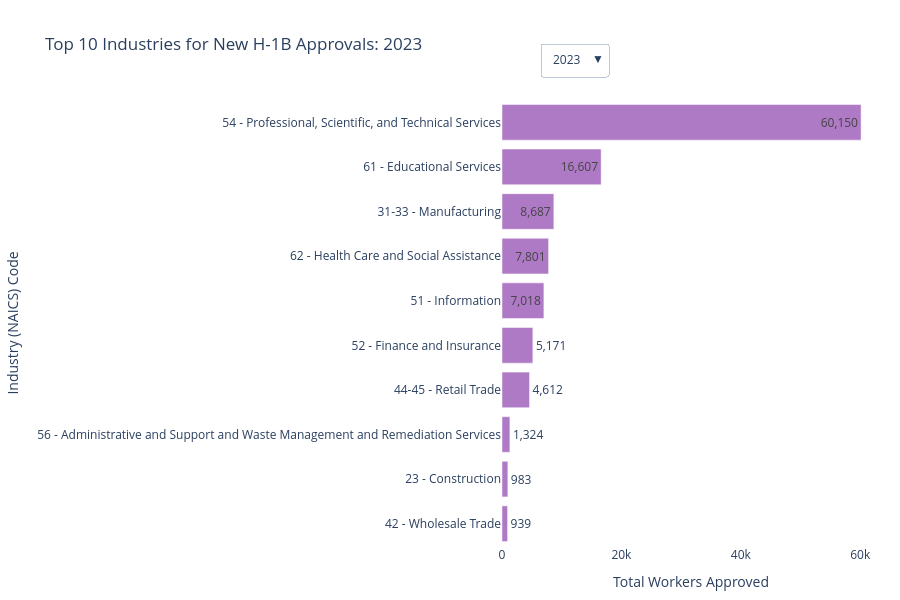

The notebook cell saved with this chart:
### Code cell
import plotly.graph_objects as go
import pandas as pd

# 1. Prepare the Industry Summary Data
# Ensure numeric conversion for approvals (if not already done)
df['new_employment_approval_num'] = pd.to_numeric(
    df['new_employment_approval'].astype(str).str.replace(',', ''), 
    errors='coerce'
).fillna(0)

# Group by year and NAICS code
industry_summary = (
    df.groupby(['fiscal_year', 'industry_(naics)_code'])['new_employment_approval_num']
    .sum()
    .reset_index()
)

years = sorted(industry_summary['fiscal_year'].unique())
fig = go.Figure()

# 2. Add a 'Trace' (bar set) for each year
for year in years:
    year_data = industry_summary[industry_summary['fiscal_year'] == year]
    
    # Get top 10 industries by approval count
    top_10_industries = year_data.nlargest(10, 'new_employment_approval_num').sort_values('new_employment_approval_num', ascending=True)
    
    fig.add_trace(
        go.Bar(
            y=top_10_industries['industry_(naics)_code'],
            x=top_10_industries['new_employment_approval_num'],
            name=str(year),
            orientation='h',
            visible=(year == years[0]), # First year visible by default
            marker=dict(color='#af7ac5'), # Purple theme for industry data
            text=top_10_industries['new_employment_approval_num'].apply(lambda x: f"{int(x):,}"),
            textposition='auto',
        )
    )

# 3. Create dropdown buttons
buttons = []
for i, year in enumerate(years):
    visibility = [False] * len(years)
    visibility[i] = True
    
    button = dict(
        label=str(year),
        method="update",
        args=[{"visible": visibility},
              {"title": f"Top 10 Industries for New H-1B Approvals: {year}"}]
    )
    buttons.append(button)

# 4. Update layout
fig.update_layout(
    updatemenus=[
        dict(
            buttons=buttons,
            direction="down",
            pad={"r": 10, "t": 10},
            showactive=True,
            x=0.1,
            xanchor="left",
            y=1.15,
            yanchor="top"
        ),
    ],
    title=f"Top 10 Industries for New H-1B Approvals: {years[0]}",
    xaxis_title="Total Workers Approved",
    yaxis_title="Industry (NAICS) Code",
    height=600,
    margin=dict(l=300, r=20, t=100, b=50),
    template="plotly_white"
)

fig.show()

### Figure 1 — Plotly figure (JSON) as saved in the notebook; plotly's stock layout.template omitted (floating-point values rounded to 4 significant figures)
{"data": [{"marker": {"color": "#af7ac5"}, "name": "2023", "orientation": "h", "text": ["939", "983", "1,324", "4,612", "5,171", "7,018", "7,801", "8,687", "16,607", "60,150"], "textposition": "auto", "type": "bar", "visible": true, "x": [939, 983, 1324, 4612, 5171, 7018, 7801, 8687, 16607, 60150], "y": ["42 - Wholesale Trade", "23 - Construction", "56 - Administrative and Support and Waste Management and Remediation Services", "44-45 - Retail Trade", "52 - Finance and Insurance", "51 - Information", "62 - Health Care and Social Assistance", "31-33 - Manufacturing", "61 - Educational Services", "54 - Professional, Scientific, and Technical Services"]}, {"marker": {"color": "#af7ac5"}, "name": "2024", "orientation": "h", "text": ["1,314", "1,513", "1,717", "4,977", "7,892", "8,061", "9,194", "13,055", "16,608", "68,592"], "textposition": "auto", "type": "bar", "visible": false, "x": [1314, 1513, 1717, 4977, 7892, 8061, 9194, 13055, 16608, 68592], "y": ["23 - Construction", "42 - Wholesale Trade", "56 - Administrative and Support and Waste Management and Remediation Services", "44-45 - Retail Trade", "62 - Health Care and Social Assistance", "52 - Finance and Insurance", "51 - Information", "31-33 - Manufacturing", "61 - Educational Services", "54 - Professional, Scientific, and Technical Services"]}, {"marker": {"color": "#af7ac5"}, "name": "2025", "orientation": "h", "text": ["1,356", "1,388", "1,824", "4,889", "7,990", "8,574", "10,031", "11,461", "15,763", "43,637"], "textposition": "auto", "type": "bar", "visible": false, "x": [1356, 1388, 1824, 4889, 7990, 8574, 10031, 11461, 15763, 43637], "y": ["42 - Wholesale Trade", "23 - Construction", "56 - Administrative and Support and Waste Management and Remediation Services", "44-45 - Retail Trade", "52 - Finance and Insurance", "62 - Health Care and Social Assistance", "51 - Information", "31-33 - Manufacturing", "61 - Educational Services", "54 - Professional, Scientific, and Technical Services"]}, {"marker": {"color": "#af7ac5"}, "name": "2026", "orientation": "h", "text": ["483", "511", "681", "1,068", "1,146", "1,448", "1,628", "1,802", "3,582", "15,970"], "textposition": "auto", "type": "bar", "visible": false, "x": [483, 511, 681, 1068, 1146, 1448, 1628, 1802, 3582, 15970], "y": ["23 - Construction", "56 - Administrative and Support and Waste Management and Remediation Services", "42 - Wholesale Trade", "62 - Health Care and Social Assistance", "44-45 - Retail Trade", "52 - Finance and Insurance", "51 - Information", "61 - Educational Services", "31-33 - Manufacturing", "54 - Professional, Scientific, and Technical Services"]}], "layout": {"height": 600, "margin": {"b": 50, "l": 300, "r": 20, "t": 100}, "title": {"text": "Top 10 Industries for New H-1B Approvals: 2023"}, "updatemenus": [{"buttons": [{"args": [{"visible": [true, false, false, false]}, {"title": "Top 10 Industries for New H-1B Approvals: 2023"}], "label": "2023", "method": "update"}, {"args": [{"visible": [false, true, false, false]}, {"title": "Top 10 Industries for New H-1B Approvals: 2024"}], "label": "2024", "method": "update"}, {"args": [{"visible": [false, false, true, false]}, {"title": "Top 10 Industries for New H-1B Approvals: 2025"}], "label": "2025", "method": "update"}, {"args": [{"visible": [false, false, false, true]}, {"title": "Top 10 Industries for New H-1B Approvals: 2026"}], "label": "2026", "method": "update"}], "direction": "down", "pad": {"r": 10, "t": 10}, "showactive": true, "x": 0.1, "xanchor": "left", "y": 1.15, "yanchor": "top"}], "xaxis": {"title": {"text": "Total Workers Approved"}}, "yaxis": {"title": {"text": "Industry (NAICS) Code"}}}}
